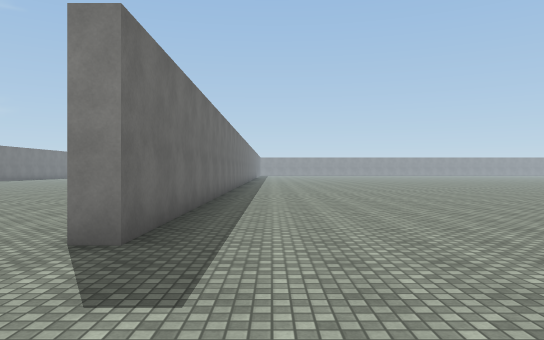
View 1 (above)

24 first-person views from a walk through a Unity game level. The camera is 1.4 m above the floor, looks level and sees 70° across. The floor is counted in squares, 2 m on a side. Each view is taken from the middle of a square. On the plan, view 1 faces up. The plan holds only what a view shows up to about 11 squares ahead; the rest is blank. The place goes on beyond the plan. The player character is not drawn. Surface patterns are stand-ins for the level's own textures.

View 2
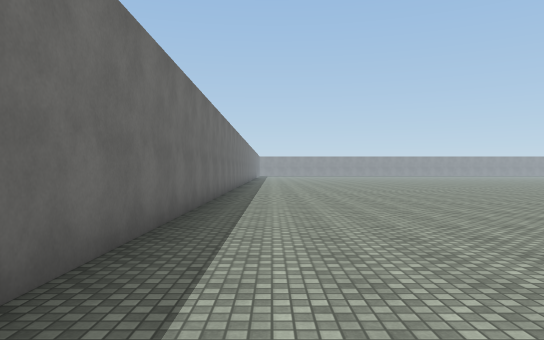

View 3
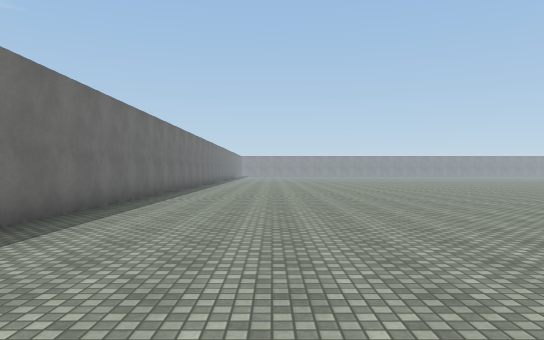

View 4
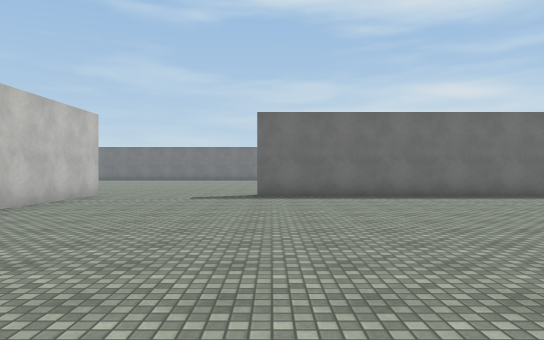

View 5
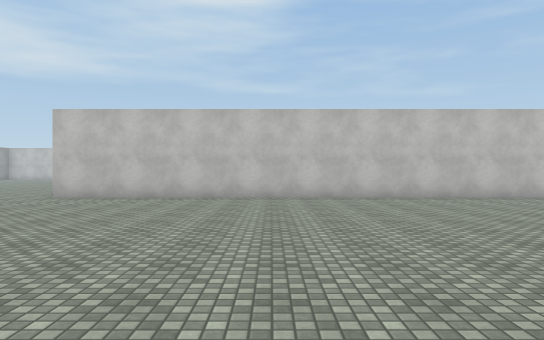

View 6
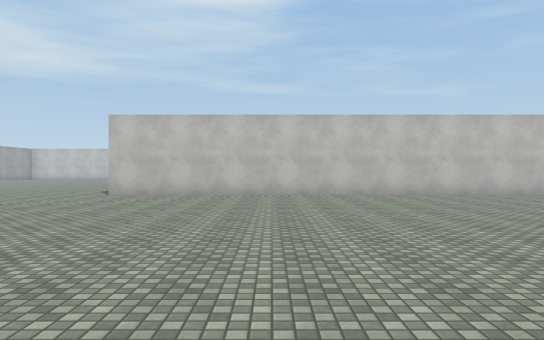

View 7
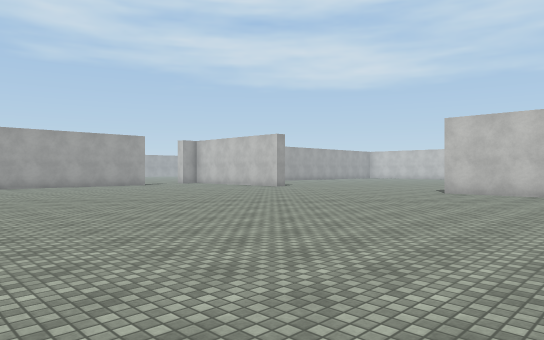

View 8
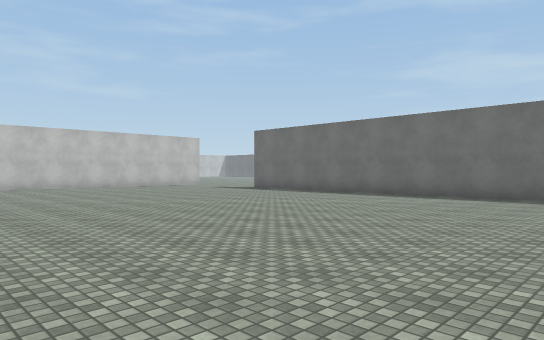

View 9
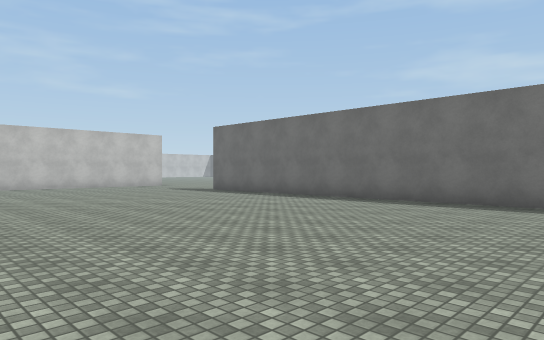

View 10
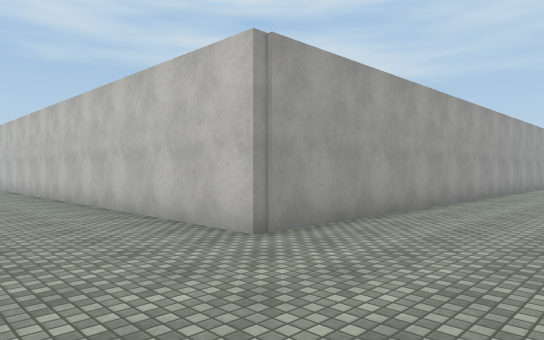

View 11
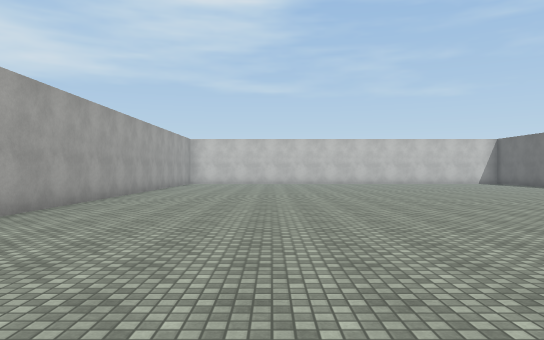

View 12
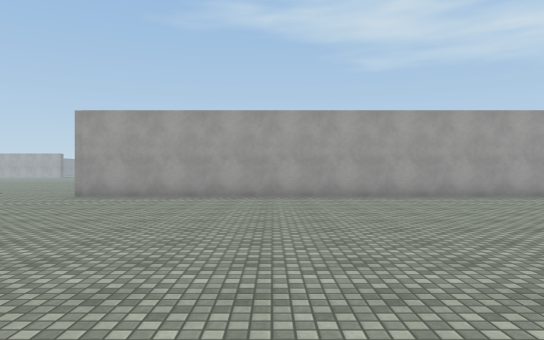

View 13
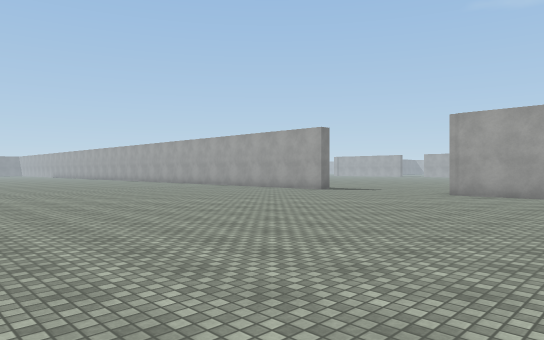

View 14
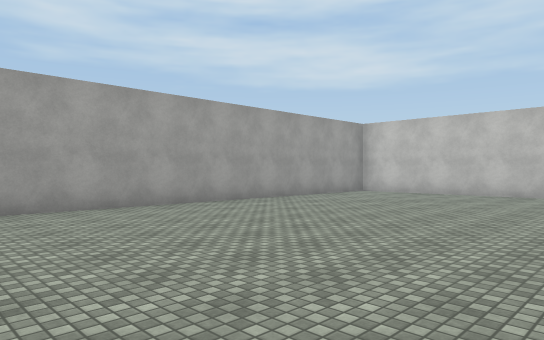

View 15
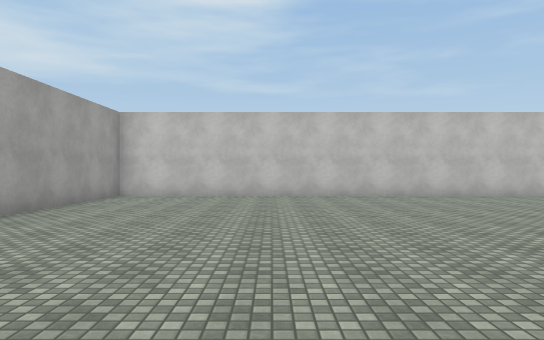

View 16
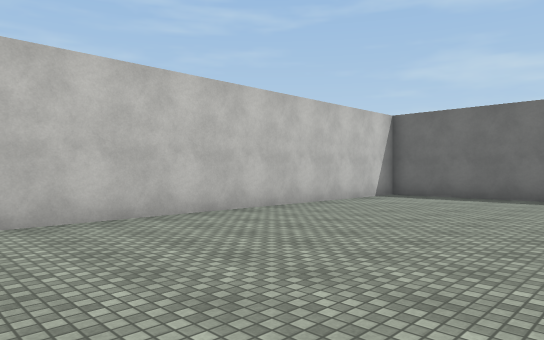

View 17
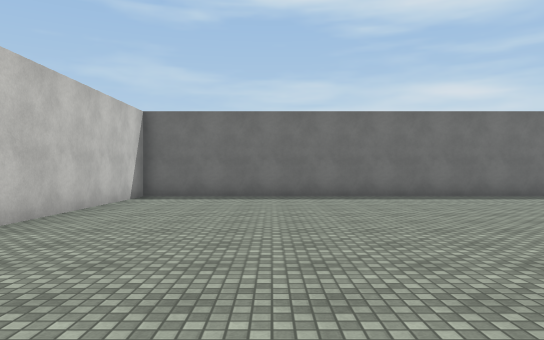

View 18
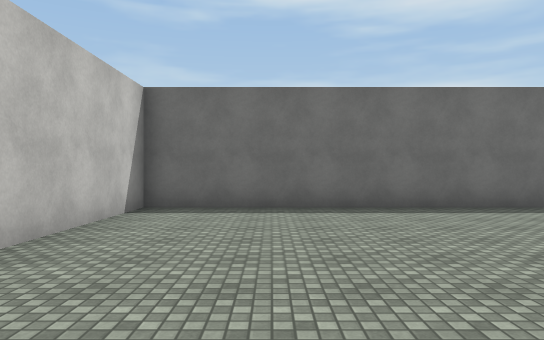

View 19
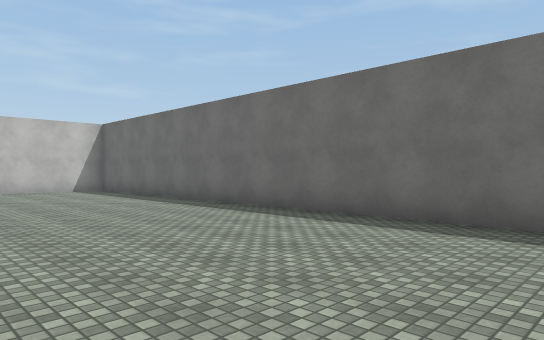

View 20
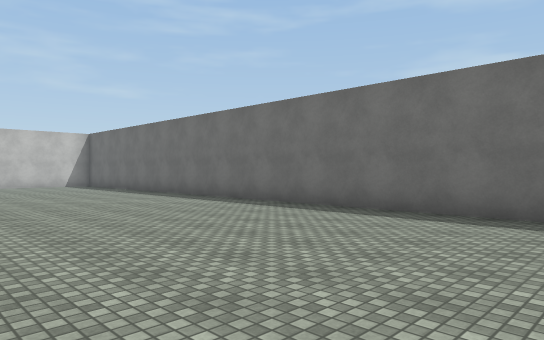

View 21
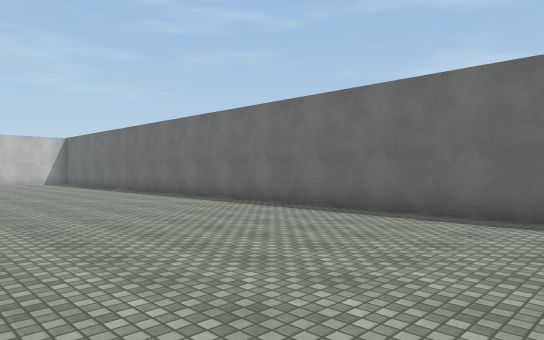

View 22
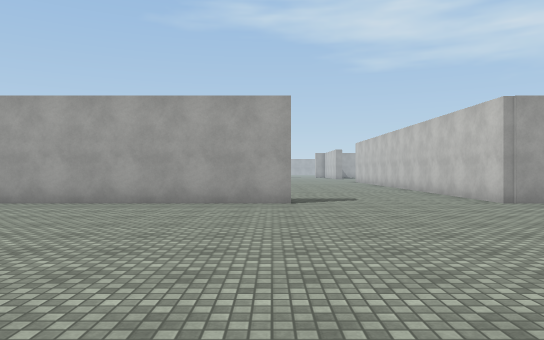

View 23
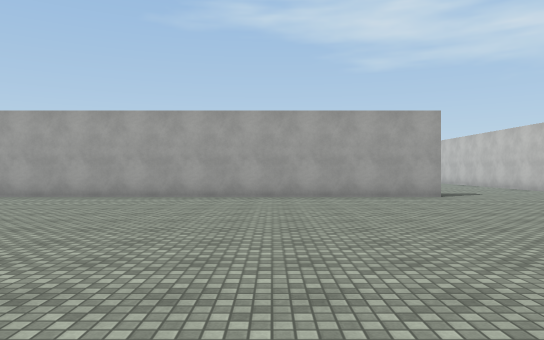

View 24
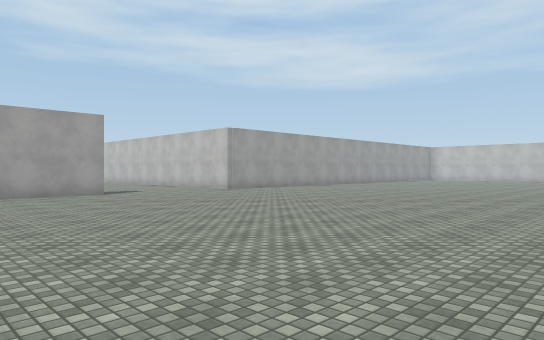

### Floor plan
Points are (right, up) in squares from view 1. A wall is a line through its corners. A room is listed if a view was taken in it or the views show most of it. See-through windows are left out.
Room 1 (views 1, 2, 3, 4, 5, 6, 7, 8, 9)
walls: (-1.9, -0.9) (12.6, -0.9); (-1.4, 15) (-1.4, 3.6) (-1.9, 3.6)
ways out: opening at (-2.8, 1.5) to room 2
Room 2 (views 10, 11, 12, 13, 14, 15, 16, 17, 18, 19, 20, 21, 22, 23, 24)
walls: (-17.3, 1) (-17.3, -18.4) (-1.9, -18.4) (-1.9, -0.9); (-1.9, 3.6) (-1.9, 15.1)
ways out: opening at (-2.8, 1.5) to room 1

Positions as (right, up) in squares from view 1, and headings:
1: (0, 0), facing up
2: (0, 3), facing up
3: (2, 4), facing up
4: (9, 4), facing left
5: (7, 9), facing down
6: (8, 10), facing down
7: (8, 11), facing down-right
8: (9, 15), facing down-left
9: (7, 15), facing down-left
10: (-5, 2), facing down-right
11: (-6, 1), facing down
12: (-12, -6), facing right
13: (-13, -5), facing up-right
14: (-9, -7), facing down-right
15: (-6, -8), facing down
16: (-7, -13), facing down-left
17: (-7, -15), facing left
18: (-10, -16), facing left
19: (-12, -5), facing down-left
20: (-11, -1), facing down-left
21: (-11, 2), facing down-left
22: (-10, 4), facing right
23: (-12, 8), facing right
24: (-13, 8), facing down-right
